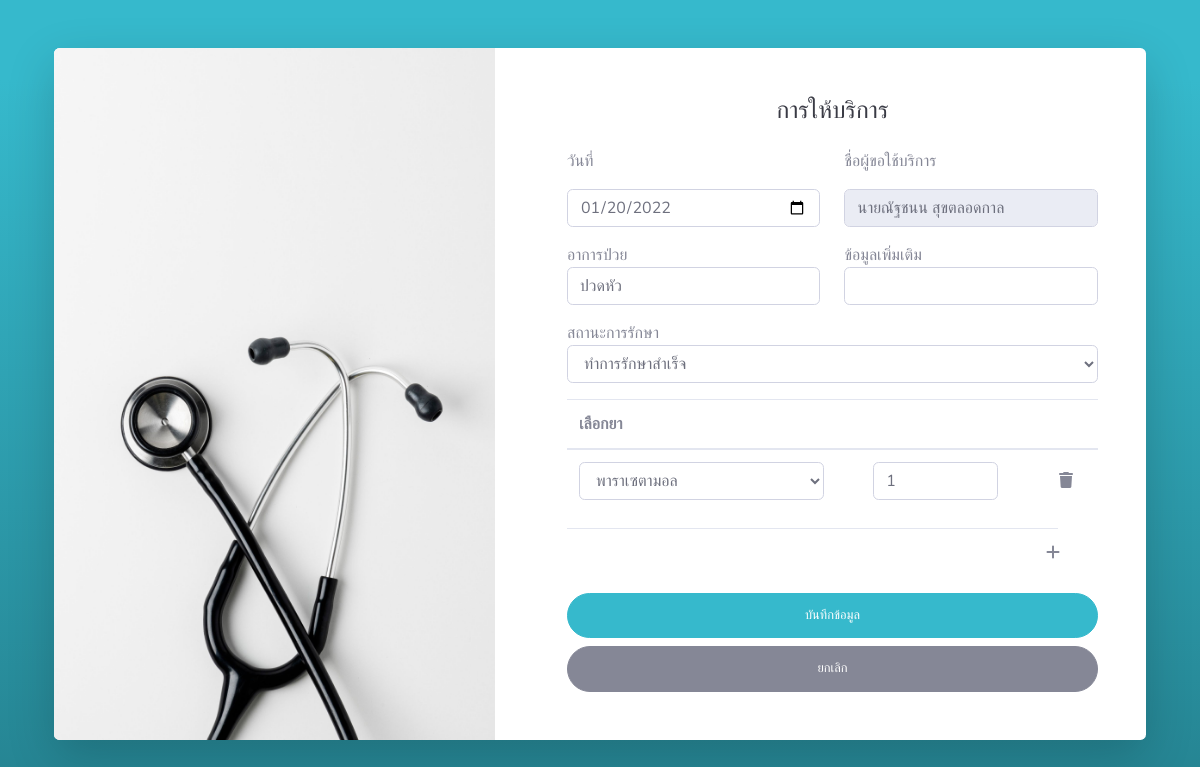
Page /update_Order.php?orderId=24 (signed in) on the committed database.
### tables this page shows
CREATE TABLE `orders` (
  `order_id` int(11) NOT NULL,
  `order_date` date NOT NULL,
  `client_name` int(11) NOT NULL,
  `sick` varchar(255) NOT NULL,
  `order_info` varchar(255) NOT NULL,
  `payment_status` int(11) NOT NULL,
  `order_status` int(11) NOT NULL DEFAULT 0
);

CREATE TABLE `user` (
  `user_id` int(11) NOT NULL COMMENT 'รหัสผู้ใช้',
  `user_namel` varchar(100) NOT NULL COMMENT 'ชื่อสกุล',
  `fac_id` int(11) NOT NULL COMMENT 'คณะ',
  `tel` varchar(11) NOT NULL COMMENT 'เบอร์โทร\r\n',
  `username` varchar(255) NOT NULL COMMENT 'ชื่อผู้ใช้',
  `password` varchar(255) NOT NULL COMMENT 'รหัสผ่าน',
  `active` int(11) NOT NULL DEFAULT 0 COMMENT 'การเปิดใช้งาน',
  `status` int(11) NOT NULL DEFAULT 0 COMMENT 'การลบ\r\n',
  `Ulevel` int(3) NOT NULL COMMENT 'ประเภทการเข้าถึงUI',
  `cata` int(20) NOT NULL COMMENT 'ประเภทผู้ใช้',
  `druga` varchar(255) NOT NULL COMMENT 'การแพ้ยา'
);

CREATE TABLE `order_item` (
  `order_item_id` int(11) NOT NULL,
  `order_id` int(11) NOT NULL DEFAULT 0,
  `product_id` varchar(30) NOT NULL,
  `quantity` varchar(255) NOT NULL,
  `total` varchar(255) NOT NULL,
  `order_item_status` int(11) NOT NULL DEFAULT 0
);

### update_Order.php (the view, shortened to what this page needs)
<?php
   require_once 'db_connect.php';
?>
<!DOCTYPE html>
<html lang="en">
<head>
    <link href="vendor/fontawesome-free/css/all.min.css" rel="stylesheet" type="text/css">
    <link href="css/sb-admin-2.min.css" rel="stylesheet">
    <link href="vendor/datatables/dataTables.bootstrap4.min.css" rel="stylesheet">
</head>
<body class="bg-gradient-info">
    <div class="container">
        <div class="card o-hidden border-0 shadow-lg my-5">
            <div class="card-body p-0">
                <div class="row">
                    <div class="col-lg-5 d-none d-lg-block"><img src="img\c+.jpg" alt="HTML tutorial" style="width:100%;height:100%;"></div>
                        <div class="col-lg-7">
                            <div class="p-5">
                                <div class="text-center">
                                    <h1 class="h4 text-gray-900 mb-4">การให้บริการ</h1>
                                </div>
                                    <?php
                                    $orderId = $_GET['orderId'];
                                    $sqlr = "SELECT orders.order_date, orders.client_name, orders.sick, orders.order_info, orders.payment_status,
                                    orders.order_status, user.user_namel FROM orders INNER JOIN user ON orders.client_name = user.user_id WHERE orders.order_id = {$orderId}";
                                    $result = $connect->query($sqlr);
                                    while( $row = $result->fetch_array()) {
                                        if($row['payment_status'] == 1) {
                                            $paymentStatus = "<label class='label label-success'>ทำการรักษาสำเร็จ</label>";
                                        } else if($row['payment_status'] == 2) {
                                            $paymentStatus = "<label class='label label-info'>นอนพักรอดูอาการ</label>";
                                        } else if($row['payment_status'] == 3) {
                                            $paymentStatus = "<label class='label label-danger'>นำต่อการรักษาไปยังโรงพยาบาล</label>";
                                        } else if($row['payment_status'] == 0) {
                                           $paymentStatus = "<label class='label label-warning'>ยังไม่มีการตรวจรักษา</label>";
                                       }
                                ?>
                                <form method="POST" action="php_action/editOrder.php?orderId=<?php echo $orderId; ?>" class="user">
                                    <div class="form-group row">
                                        <div class="col-sm-6 mb-3 mb-sm-0">
                                            <p>วันที่</p><input for="order_date" type="date" id="order_date" name="order_date" class="form-control" value="<?php echo $row['order_date'] ?>" required/>
                                        </div>
                                        <div class="col-sm-6">
                                            <p>ชื่อผู้ขอใช้บริการ</p><input name="client_name" id="client_name" class="form-control" value="<?php echo $row['user_namel'] ?>"readonly/>
                                        </div>
                                    </div>
                                    <div class="form-group row">
                                        <div class="col-sm-6 mb-3 mb-sm-0" >
                                            อาการป่วย<input name="sick" id="sick" class="form-control" value="<?php echo $row['sick'] ?>" required/></div>
                                        <div class="col-sm-6" >
                                            ข้อมูลเพิ่มเติม<input type="text" class="form-control" id="order_info" name="order_info" value="<?php echo $row['order_info'] ?>" /></div>
                                    </div>
                                    <div class="form-group">
                                        <div>
                                            สถานะการรักษา<select class="form-control" name="paymentStatus" id="paymentStatus" required>
                                                <option value="<?php echo $row['payment_status']; ?>"><?php echo $paymentStatus; ?></option>
                                            </select></div>
                                    </div>
                                    <div class="form-group">
                                        <table class="table" id="productTable">
                                        <thead>
                                            <tr>
                                                <th style="width:60%;">เลือกยา</th>
                                                <th style="width:37%;"></th>
                                                <th style="width:1%;"></th>
                                                <th style="width:1%;"></th>
                                            </tr>
                                        </thead>
                                        <tfoot>
                                            <tr>
                                                <th style="width:60%;"></th>
                                                <th style="width:37%;"></th>
                                                <th style="width:1%;"></th>
                                                <th style="width:1%;" type="button" onclick="addRow()" id="addRowBtn" data-loading-text="กำลังโหลด..."><i class="fas fa-plus"></i></th>
                                            </tr>
                                        </tfoot>
                                            <tbody>
                                                <?php
                                                $orderItemSql = "SELECT order_item.order_item_id, order_item.order_id, order_item.product_id, order_item.quantity, order_item.total FROM order_item WHERE order_item.order_id = {$orderId}";
                                                    $orderItemResult = $connect->query($orderItemSql);
                                                $arrayNumber = 0;
                                                $x = 1;
                                                while($orderItemData = $orderItemResult->fetch_array()) {
                                                     ?>
                                                    <tr id="row<?php echo $x; ?>" class="<?php echo $arrayNumber; ?>">
                                                        <td style="margin-left:60px;">
                                                            <div class="form-group">
                                                            <select class="form-control" name="productName[]" id="productName<?php echo $x; ?>" onchange="getProductData(<?php echo $x; ?>)" required>
                                                                <?php
                                                                    $productSql = "SELECT * FROM product WHERE active = 1 AND status = 1 AND quantity > 0 OR product_id = 0";
                                                                    $productData = $connect->query($productSql);
                                                                    while($row = $productData->fetch_array()) {
                                                                        $selected = "";
                                                                        if($row['product_id'] == $orderItemData['product_id']) {
                                                                            $selected = "selected";
                                                                        } else {
                                                                            $selected = "";
                                                                        }
                                                                        echo "<option value='".$row['product_id']."' id='changeProduct".$row['product_id']."' ".$selected." >".$row['product_name']."</option>";
                                                                        }
                                                                ?>
                                                            </select>
                                                            </div>
                                                        </td>
                                                        <td style="padding-left:37px;">
                                                            <div class="form-group">
                                                            <input type="number" name="quantity[]" id="quantity<?php echo $x; ?>" onkeyup="getTotal(<?php echo $x ?>)" autocomplete="off" class="form-control" min="0" max="20" value="<?php echo $orderItemData['quantity']; ?>" required/>
                                                            </div>
                                                        </td>
                                                        <td style="padding-left:1px;">
                                                        </td>
                                                        <td>
                                                            <button class="btn btn-default removeProductRowBtn" type="button" id="removeProductRowBtn" onclick="removeProductRow(<?php echo $x; ?>)"><i class="fas fa-trash"></i></button>
                                                        </td>
                                                    </tr>
                                                <?php
                                                $arrayNumber++;
                                                $x++;
                                                }
                                                ?>
                                            </tbody>
                                        </table></div>
                                    <button type="submit" name="submit" id="submit" class="btn btn-info btn-user btn-block">
                                        <i class=""></i> บันทึกข้อมูล
                                    </button>
                                        <a href="tables.php" class="btn btn-secondary btn-user btn-block">
                                        <i class=""></i> ยกเลิก</a>
                                </form>
                                <?php }  ?>
                            </div>
                        </div>
                    </div>
                </div>
            </div>
        </div>
</body>
</html>

### rows in the picture
orders: order_date "01/20/2022", client_name "นายณัฐชนน สุขตลอดกาล", sick "ปวดหัว", paymentStatus "ทำการรักษาสำเร็จ"
order_item: quantity "1"

### other values in the picture
form field value "พาราเซตามอล"
